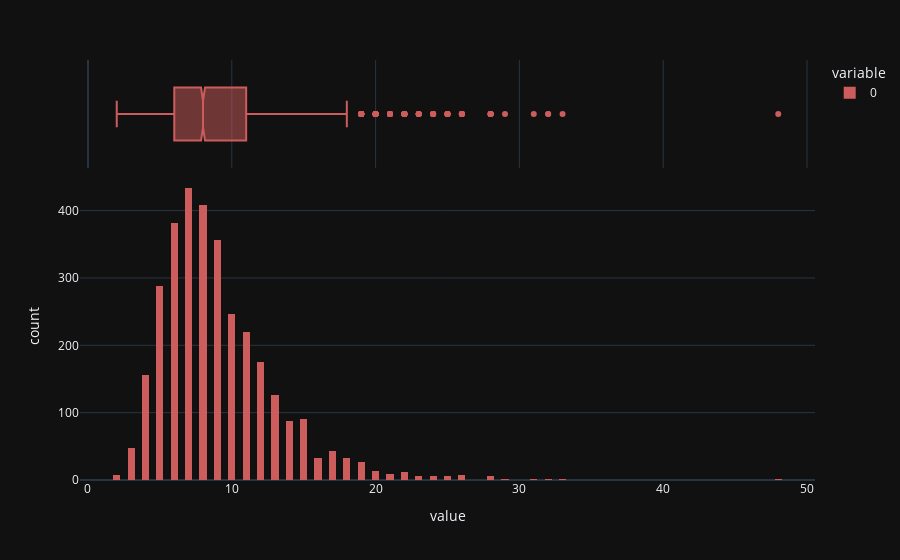

The notebook cell this image was saved under:
### Code cell
# trace the histogram of the length with a appropriate template and labels with indian red color with displayed counts
fig = px.histogram(length, template="plotly_dark", labels=dict(x="Length of the sentences", y="Number of sentences"), color_discrete_sequence=['indianred'], marginal="box", nbins=100)

fig.show()

### Figure 1 — Plotly figure (JSON) as saved in the notebook; plotly's stock layout.template omitted (floating-point values rounded to 4 significant figures; data arrays with more than 128 entries replaced by an {"elided": "..."} marker saying what was removed)
{"data": [{"alignmentgroup": "True", "bingroup": "x", "hovertemplate": "variable=0<br>value=%{x}<br>count=%{y}<extra></extra>", "legendgroup": "0", "marker": {"color": "indianred", "pattern": {"shape": ""}}, "name": "0", "nbinsx": 100, "offsetgroup": "0", "orientation": "v", "showlegend": true, "type": "histogram", "x": {"elided": "3230 int values"}, "xaxis": "x", "yaxis": "y"}, {"alignmentgroup": "True", "hovertemplate": "variable=0<br>value=%{x}<extra></extra>", "legendgroup": "0", "marker": {"color": "indianred"}, "name": "0", "notched": true, "offsetgroup": "0", "showlegend": false, "type": "box", "x": {"elided": "3230 int values"}, "xaxis": "x2", "yaxis": "y2"}], "layout": {"barmode": "relative", "legend": {"title": {"text": "variable"}, "tracegroupgap": 0}, "margin": {"t": 60}, "xaxis": {"anchor": "y", "domain": [0, 1], "title": {"text": "value"}}, "xaxis2": {"anchor": "y2", "domain": [0, 1], "matches": "x", "showgrid": true, "showticklabels": false}, "yaxis": {"anchor": "x", "domain": [0, 0.7326], "title": {"text": "count"}}, "yaxis2": {"anchor": "x2", "domain": [0.7426, 1], "matches": "y2", "showgrid": false, "showline": false, "showticklabels": false, "ticks": ""}}}
